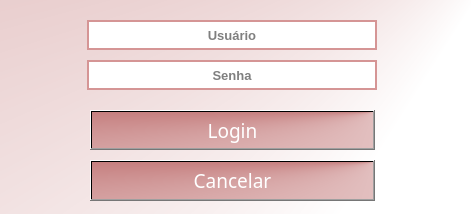
<?xml version="1.0" encoding="UTF-8"?>
<ui version="4.0">
 <class>Dialog</class>
 <widget class="QDialog" name="Dialog">
  <property name="windowModality">
   <enum>Qt::ApplicationModal</enum>
  </property>
  <property name="geometry">
   <rect>
    <x>0</x>
    <y>0</y>
    <width>471</width>
    <height>214</height>
   </rect>
  </property>
  <property name="windowTitle">
   <string notr="true">Login</string>
  </property>
  <property name="windowOpacity">
   <double>1.000000000000000</double>
  </property>
  <widget class="QLineEdit" name="login_usuario">
   <property name="geometry">
    <rect>
     <x>87</x>
     <y>20</y>
     <width>290</width>
     <height>30</height>
    </rect>
   </property>
   <property name="font">
    <font>
     <pointsize>10</pointsize>
     <weight>75</weight>
     <bold>true</bold>
    </font>
   </property>
   <property name="focusPolicy">
    <enum>Qt::StrongFocus</enum>
   </property>
   <property name="styleSheet">
    <string notr="true">border-width: 2px;
border-style: solid;
border-color: rgb(213, 149, 149);</string>
   </property>
   <property name="maxLength">
    <number>32</number>
   </property>
   <property name="alignment">
    <set>Qt::AlignCenter</set>
   </property>
   <property name="placeholderText">
    <string>Usuário</string>
   </property>
  </widget>
  <widget class="QLineEdit" name="login_senha">
   <property name="geometry">
    <rect>
     <x>87</x>
     <y>60</y>
     <width>290</width>
     <height>30</height>
    </rect>
   </property>
   <property name="font">
    <font>
     <pointsize>10</pointsize>
     <weight>75</weight>
     <bold>true</bold>
    </font>
   </property>
   <property name="focusPolicy">
    <enum>Qt::StrongFocus</enum>
   </property>
   <property name="styleSheet">
    <string notr="true">border-width: 2px;
border-style: solid;
border-color: rgb(213, 149, 149);</string>
   </property>
   <property name="maxLength">
    <number>32</number>
   </property>
   <property name="echoMode">
    <enum>QLineEdit::Password</enum>
   </property>
   <property name="alignment">
    <set>Qt::AlignCenter</set>
   </property>
   <property name="placeholderText">
    <string>Senha</string>
   </property>
  </widget>
  <widget class="QPushButton" name="login_botao_login">
   <property name="geometry">
    <rect>
     <x>90</x>
     <y>110</y>
     <width>285</width>
     <height>40</height>
    </rect>
   </property>
   <property name="font">
    <font>
     <family>Geometr415 Blk BT</family>
     <pointsize>14</pointsize>
     <weight>50</weight>
     <bold>false</bold>
    </font>
   </property>
   <property name="styleSheet">
    <string notr="true">background-color: qconicalgradient(cx:1, cy:0, angle:0, stop:0 rgba(140, 0, 0, 255), stop:1 rgba(255, 255, 255, 255));
color: rgb(255, 255, 255);</string>
   </property>
   <property name="text">
    <string>Login</string>
   </property>
  </widget>
  <widget class="QPushButton" name="pushButton_3">
   <property name="geometry">
    <rect>
     <x>90</x>
     <y>160</y>
     <width>285</width>
     <height>41</height>
    </rect>
   </property>
   <property name="font">
    <font>
     <family>Geometr415 Blk BT</family>
     <pointsize>14</pointsize>
     <weight>50</weight>
     <bold>false</bold>
    </font>
   </property>
   <property name="styleSheet">
    <string notr="true">background-color: qconicalgradient(cx:1, cy:0, angle:0, stop:0 rgba(140, 0, 0, 255), stop:1 rgba(255, 255, 255, 255));
color: rgb(255, 255, 255);</string>
   </property>
   <property name="text">
    <string>Cancelar</string>
   </property>
  </widget>
  <widget class="QGraphicsView" name="graphicsView">
   <property name="geometry">
    <rect>
     <x>-30</x>
     <y>-120</y>
     <width>581</width>
     <height>601</height>
    </rect>
   </property>
   <property name="styleSheet">
    <string notr="true">background-color: qconicalgradient(cx:1, cy:0, angle:0, stop:0 rgba(140, 0, 0, 255), stop:0.659091 rgba(255, 255, 255, 255));</string>
   </property>
  </widget>
  <zorder>graphicsView</zorder>
  <zorder>login_usuario</zorder>
  <zorder>login_senha</zorder>
  <zorder>login_botao_login</zorder>
  <zorder>pushButton_3</zorder>
 </widget>
 <resources/>
 <connections/>
</ui>
